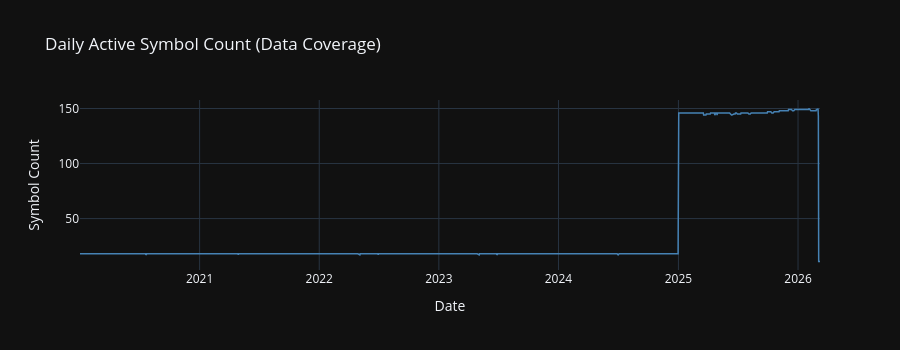

Write notebook code for a chart like this one.
### Markdown cell above
## 2. Date Range Distribution

### Code cell
if not coverage_df.empty:
    try:
        daily_counts = con.execute(f"""
            SELECT
                CAST(date AS VARCHAR) AS trade_date,
                COUNT(DISTINCT symbol) AS active_symbols,
                COUNT(*) AS total_bars
            FROM read_parquet('{KLINE_GLOB}', union_by_name=true)
            GROUP BY date
            ORDER BY date
        """).df()

        fig = go.Figure()
        fig.add_trace(go.Scatter(
            x=daily_counts['trade_date'],
            y=daily_counts['active_symbols'],
            mode='lines',
            name='Active Symbols',
            line=dict(color='steelblue', width=1.5),
        ))
        fig.update_layout(
            title='Daily Active Symbol Count (Data Coverage)',
            xaxis_title='Date',
            yaxis_title='Symbol Count',
            height=350,
        )
        fig.show()
    except Exception as e:
        print(f'Query error: {e}')

### Figure 1 — Plotly figure (JSON) as saved in the notebook; plotly's stock layout.template omitted (floating-point values rounded to 4 significant figures; data arrays with more than 128 entries replaced by an {"elided": "..."} marker saying what was removed)
{"data": [{"line": {"color": "steelblue", "width": 1.5}, "mode": "lines", "name": "Active Symbols", "x": {"elided": "1495 str values"}, "y": {"elided": "1495 int values"}, "type": "scatter"}], "layout": {"title": {"text": "Daily Active Symbol Count (Data Coverage)"}, "xaxis": {"title": {"text": "Date"}}, "yaxis": {"title": {"text": "Symbol Count"}}, "height": 350}}
